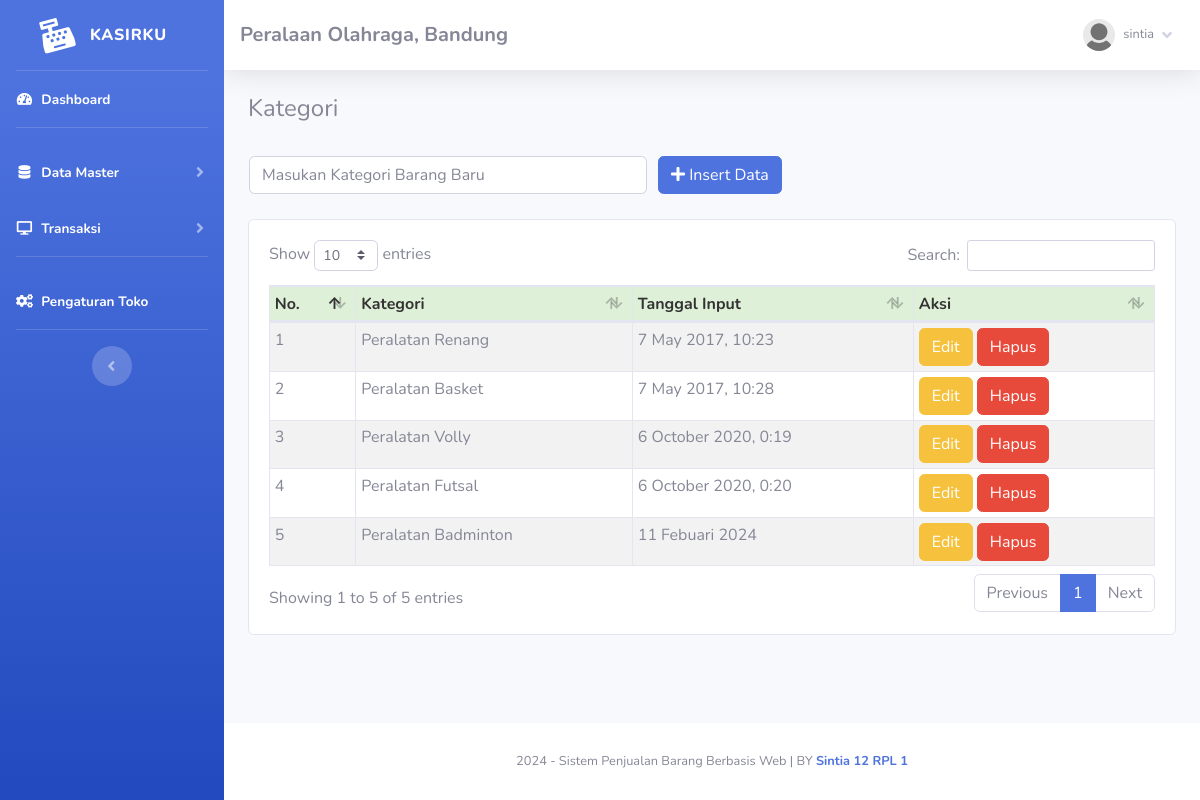
Screenshot of /index.php?page=kategori (signed in) with the database file from the repository.
### tables this page shows
CREATE TABLE `toko` (
  `id_toko` int(11) NOT NULL,
  `nama_toko` varchar(255) NOT NULL,
  `alamat_toko` text NOT NULL,
  `tlp` varchar(255) NOT NULL,
  `nama_pemilik` varchar(255) NOT NULL
);

CREATE TABLE `member` (
  `id_member` int(11) NOT NULL,
  `nm_member` varchar(255) NOT NULL,
  `alamat_member` text NOT NULL,
  `telepon` varchar(255) NOT NULL,
  `email` varchar(255) NOT NULL,
  `gambar` text NOT NULL,
  `NIK` text NOT NULL
);

CREATE TABLE `kategori` (
  `id_kategori` int(11) NOT NULL,
  `nama_kategori` varchar(255) NOT NULL,
  `tgl_input` varchar(255) NOT NULL
);

### admin/module/kategori/index.php (the view, shortened to what this page needs)
<h4>Kategori</h4>
<br />
<?php
	if(!empty($_GET['uid'])){
	$sql = "SELECT * FROM kategori WHERE id_kategori = ?";
	$row = $config->prepare($sql);
	$row->execute(array($_GET['uid']));
	$edit = $row->fetch();
?>
<form method="POST" action="fungsi/edit/edit.php?kategori=edit">
    <table>
        <tr>
            <td style="width:25pc;"><input type="text" class="form-control" value="<?= $edit['nama_kategori'];?>"
                    required name="kategori" placeholder="Masukan Kategori Barang Baru">
                <input type="hidden" name="id" value="<?= $edit['id_kategori'];?>">
            </td>
            <td style="padding-left:10px;"><button id="tombol-simpan" class="btn btn-primary"><i class="fa fa-edit"></i>
                    Ubah Data</button></td>
        </tr>
    </table>
</form>
<?php }else{?>
<form method="POST" action="fungsi/tambah/tambah.php?kategori=tambah">
    <table>
        <tr>
            <td style="width:25pc;"><input type="text" class="form-control" required name="kategori"
                    placeholder="Masukan Kategori Barang Baru"></td>
            <td style="padding-left:10px;"><button id="tombol-simpan" class="btn btn-primary"><i class="fa fa-plus"></i>
                    Insert Data</button></td>
        </tr>
    </table>
</form>
<?php }?>
<br />
<div class="card card-body">
    <div class="table-responsive">
        <table class="table table-bordered table-striped table-sm" id="example1">
            <thead>
                <tr style="background:#DFF0D8;color:#333;">
                    <th>No.</th>
                    <th>Kategori</th>
                    <th>Tanggal Input</th>
                    <th>Aksi</th>
                </tr>
            </thead>
            <tbody>
                <?php
				$hasil = $lihat -> kategori();
				$no=1;
				foreach($hasil as $isi){
			?>
                <tr>
                    <td><?php echo $no;?></td>
                    <td><?php echo $isi['nama_kategori'];?></td>
                    <td><?php echo $isi['tgl_input'];?></td>
                    <td>
                        <a href="index.php?page=kategori&uid=<?php echo $isi['id_kategori'];?>"><button
                                class="btn btn-warning">Edit</button></a>
                        <a href="fungsi/hapus/hapus.php?kategori=hapus&id=<?php echo $isi['id_kategori'];?>"
                            onclick="javascript:return confirm('Hapus Data Kategori ?');"><button
                                class="btn btn-danger">Hapus</button></a>
                    </td>
                </tr>
                <?php $no++; }?>
            </tbody>
        </table>
    </div>
</div>

### index.php (shortened to what this page needs)
<?php
	if(!empty($_SESSION['admin'])){
		require 'config.php';
		$lihat = new view($config);
		$toko = $lihat -> toko();
			include 'admin/template/header.php';
			include 'admin/template/sidebar.php';
				if(!empty($_GET['page'])){
					include 'admin/module/'.$_GET['page'].'/index.php';
				}else{
					include 'admin/template/home.php';
				}
			include 'admin/template/footer.php';
	}else{
		echo '<script>window.location="login.php";</script>';
		exit;
	}
?>

### admin/template/header.php (shortened to what this page needs)
<!DOCTYPE html>
<html lang="en">
<head>
    <link href="sb-admin/vendor/fontawesome-free/css/all.min.css" rel="stylesheet" type="text/css">
    <link href="sb-admin/css/sb-admin-2.min.css" rel="stylesheet">
    <link rel="stylesheet" href="sb-admin/vendor/datatables/dataTables.bootstrap4.css" />
</head>
<body id="page-top">
    <div id="wrapper">

### admin/template/sidebar.php (shortened to what this page needs)
<?php
    $id = $_SESSION['admin']['id_member'];
    $hasil_profil = $lihat -> member_edit($id);
?>
<ul class="navbar-nav bg-gradient-primary sidebar sidebar-dark accordion" id="accordionSidebar">
    <a class="sidebar-brand d-flex align-items-center justify-content-center" href="index.php">
        <div class="sidebar-brand-icon rotate-n-15">
            <i class="fas fa-cash-register"></i>
        </div>
        <div class="sidebar-brand-text mx-3">KasirKu<sup></sup></div>
    </a>
    <hr class="sidebar-divider my-0">
    <li class="nav-item active">
        <a class="nav-link" href="index.php">
            <i class="fas fa-fw fa-tachometer-alt"></i>
            <span>Dashboard</span></a>
    </li>
    <hr class="sidebar-divider">
    <li class="nav-item active">
        <a class="nav-link collapsed" href="#" data-toggle="collapse" data-target="#collapseTwo" aria-expanded="true"
            aria-controls="collapseTwo">
            <i class="fas fa-fw fa-database"></i>
            <span>Data Master</span>
        </a>
    </li>
    <li class="nav-item active">
        <a class="nav-link collapsed" href="#" data-toggle="collapse" data-target="#collapse3" aria-expanded="true"
            aria-controls="collapse3">
            <i class="fas fa-fw fa-desktop"></i>
            <span>Transaksi</span>
        </a>
    </li>
    <hr class="sidebar-divider">
    <li class="nav-item active">
        <a class="nav-link" href="index.php?page=pengaturan">
            <i class="fas fa-fw fa-cogs"></i>
            <span>Pengaturan Toko</span></a>
    </li>
    <hr class="sidebar-divider d-none d-md-block">
    <div class="text-center d-none d-md-inline">
        <button class="rounded-circle border-0" id="sidebarToggle"></button>
    </div>
</ul>
<div id="content-wrapper" class="d-flex flex-column">
    <div id="content">
        <nav class="navbar navbar-expand navbar-light bg-white topbar mb-4 static-top shadow">
            <h5 class="d-lg-block d-none mt-2"><b><?php echo $toko['nama_toko'];?>, <?php echo $toko['alamat_toko'];?></b></h5>
            <ul class="navbar-nav ml-auto">
                <li class="nav-item dropdown no-arrow">
                    <a class="nav-link dropdown-toggle" href="#" id="userDropdown" role="button" data-toggle="dropdown"
                        aria-haspopup="true" aria-expanded="false">
                        <img class="img-profile rounded-circle"
                            src="assets/img/user/<?php echo $hasil_profil['gambar'];?>">
                        <span
                            class="mr-2 d-none d-lg-inline text-gray-600 small ml-2"><?php echo $hasil_profil['nm_member'];?></span>
                        <i class="fas fa-angle-down"></i>
                    </a>
                </li>
            </ul>
        </nav>
        <div class="container-fluid">

### admin/template/footer.php (shortened to what this page needs)
 </div>
 </div>
 <footer class="sticky-footer bg-white">
     <div class="container my-auto">
         <div class="copyright text-center my-auto">
             <span>
                 <?php echo date('Y');?> - Sistem Penjualan Barang Berbasis Web |
                 BY <b><a href="https://www.instagram.com/lolo0oveuu_?igsh=MXUzYnhmdTBd3oyZg==" target="_blank">Sintia 12 RPL 1</a></b>
             </span>
         </div>
     </div>
 </footer>
 </div>
 </div>
</body>
</html>

### rows the page displays
toko: nama_toko "Peralaan Olahraga", alamat_toko "Bandung"
kategori: nama_kategori "Peralatan Renang", tgl_input "7 May 2017, 10:23"
kategori: nama_kategori "Peralatan Basket", tgl_input "7 May 2017, 10:28"
kategori: nama_kategori "Peralatan Volly", tgl_input "6 October 2020, 0:19"
kategori: nama_kategori "Peralatan Futsal", tgl_input "6 October 2020, 0:20"
kategori: nama_kategori "Peralatan Badminton", tgl_input "11 Febuari 2024"

### other values shown
$hasil_profil['nm_member'] "sintia"
